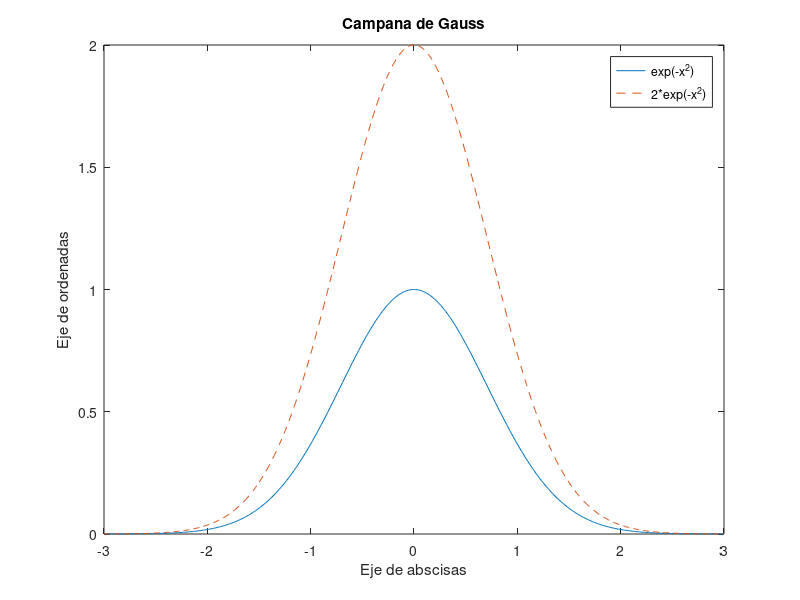

Here is the MATLAB script that generated this plot:
close all
x = linspace(-3,3,500); y=exp(-x.^2); z=2*exp(-x.^2)
plot(x,y,'-',x,z,'--') % Dibujamos dos funciones
title('Campana de Gauss')
xlabel('Eje de abscisas') % Etiqueta  el eje horizontal
ylabel('Eje de ordenadas') % Etiqueta el eje vertical
legend('exp(-x^2)', '2*exp(-x^2)') % Leyenda